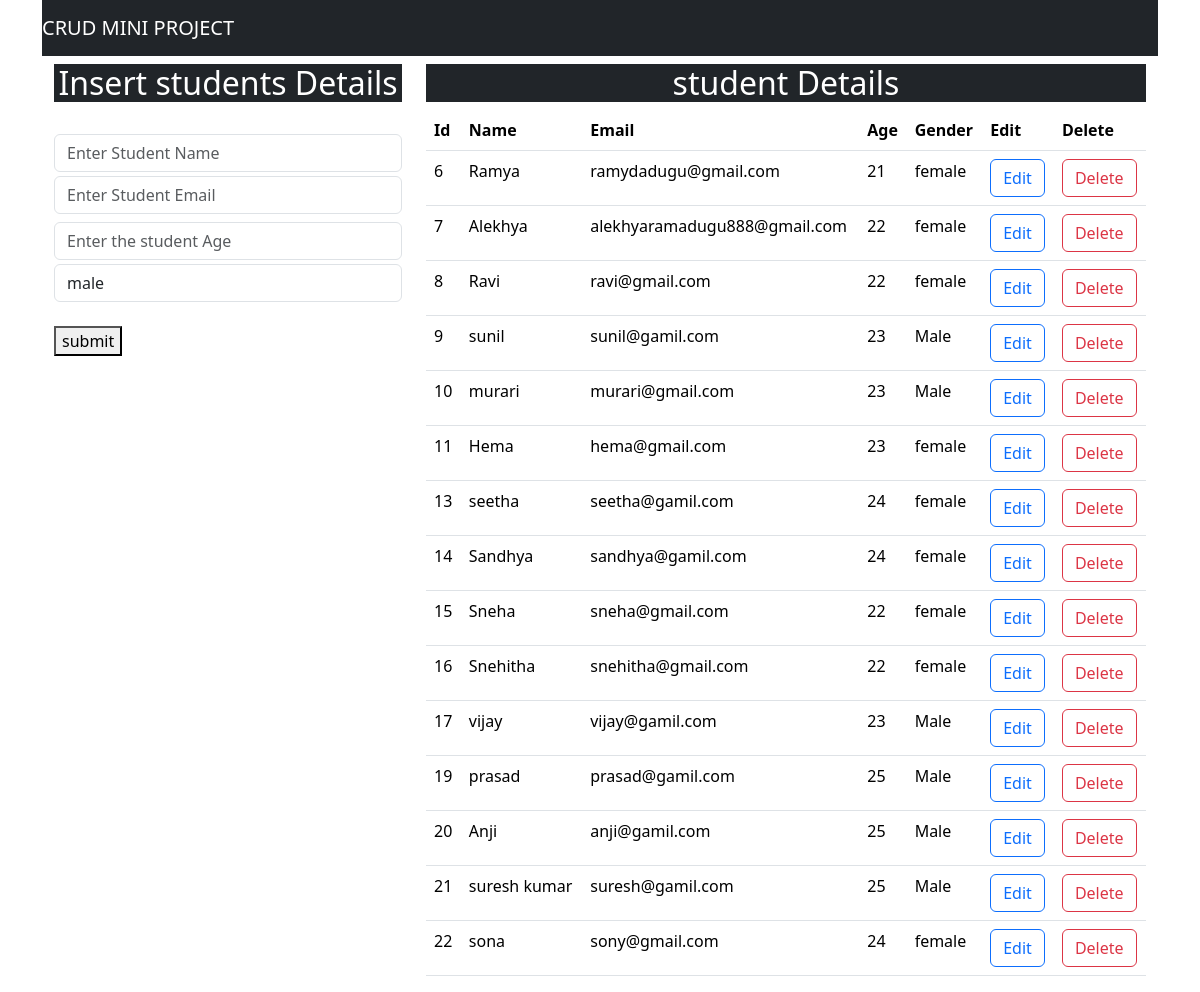
The page / on the database its author committed.
### vivo/models.py (models this page shows)
class student(models.Model):
    name=models.CharField(max_length=25)
    email=models.EmailField()
    age=models.IntegerField()
    gender=models.CharField(max_length=25)

### vivo/views.py (the view)
# urls.py: path('', views.index,name="index"),
def index(request):
       data=student.objects.all()
       context={"data":data}
       return render(request,"index.html",context)

### templates/index.html (shortened to what this page needs)
<!DOCTYPE html>
<html lang="en">
<head>
    <link href="https://cdn.jsdelivr.net/npm/bootstrap@5.3.3/dist/css/bootstrap.min.css" rel="stylesheet">
</head>
<body>
    <div class="container">
    <nav class="navbar navbar-expand-lg navbar-dark bg-dark">
            <a class="navbar-brand" href="#">CRUD MINI PROJECT</a>
    </nav>
      <div class="container mt-2">
        <div class="row">
           <div class="col-md-4">
                <h2 class="bg-dark text-white text-center" p-3>Insert students Details</h2>
                <br>
                <form action="/insert" method="post">{% csrf_token %}
                  <div>
                    <input type=" text" class="form-control" placeholder="Enter Student Name" name="name">
                   </div>
                   <div>
                    <input type="text" class="form-control mt-1" placeholder="Enter Student Email" name="email">
                   </div>
                   <div>
                    <input type="number" class="form-control mt-2" placeholder="Enter the student Age" name="age">
                   </div>
                   <div>
                    <select class="form-control mt-1" name="gender">
                        <option value="Male">male</option>
                    </select>
                   </div>
                  <br>
                   <div>
                    <button type="submit" class="btn-btn-danger">submit</button>
                   </div>
                </form>
           </div>
           <div class="col-md-8">
               <h2 class="text-center text-white bg-dark">student Details</h2>
            <table class="table">
              <head>
                 <tr>
                    <th>Id</th>
                    <th>Name</th>
                    <th>Email</th>
                    <th>Age</th>
                    <th>Gender</th>
                    <th>Edit</th>
                    <th>Delete</th>
                 </tr>
              <tbody>
                {% for x in data %}
                <tr>
                  <td>{{x.id}}</td>
                  <td>{{x.name}}</td>
                  <td>{{x.email}}</td>
                  <td>{{x.age}}</td>
                  <td>{{x.gender}}</td>
                 <td><a button href="/update/{{x.id}}" class="btn btn-outline-primary">Edit</a></button></td>
                 <td><a button href="/delete/{{x.id}}"class="btn btn-outline-danger">Delete</a></button></td>
                </tr>
                {% endfor %}
              </tbody>
            </table>
           </div>
        </div>
      </div>
    </div>
</body>
</html>

### rows shown on the page
student: id "6", name "Ramya", email "ramydadugu@gmail.com", age "21", gender "female"
student: id "7", name "Alekhya", email "alekhyaramadugu888@gmail.com", age "22", gender "female"
student: id "8", name "Ravi", email "ravi@gmail.com", age "22", gender "female"
student: id "9", name "sunil", email "sunil@gamil.com", age "23", gender "Male"
student: id "10", name "murari", email "murari@gmail.com", age "23", gender "Male"
student: id "11", name "Hema", email "hema@gmail.com", age "23", gender "female"
student: id "13", name "seetha", email "seetha@gamil.com", age "24", gender "female"
student: id "14", name "Sandhya", email "sandhya@gamil.com", age "24", gender "female"
student: id "15", name "Sneha", email "sneha@gmail.com", age "22", gender "female"
student: id "16", name "Snehitha", email "snehitha@gmail.com", age "22", gender "female"
student: id "17", name "vijay", email "vijay@gamil.com", age "23", gender "Male"
student: id "19", name "prasad", email "prasad@gamil.com", age "25", gender "Male"
student: id "20", name "Anji", email "anji@gamil.com", age "25", gender "Male"
student: id "21", name "suresh kumar", email "suresh@gamil.com", age "25", gender "Male"
student: id "22", name "sona", email "sony@gmail.com", age "24", gender "female"
